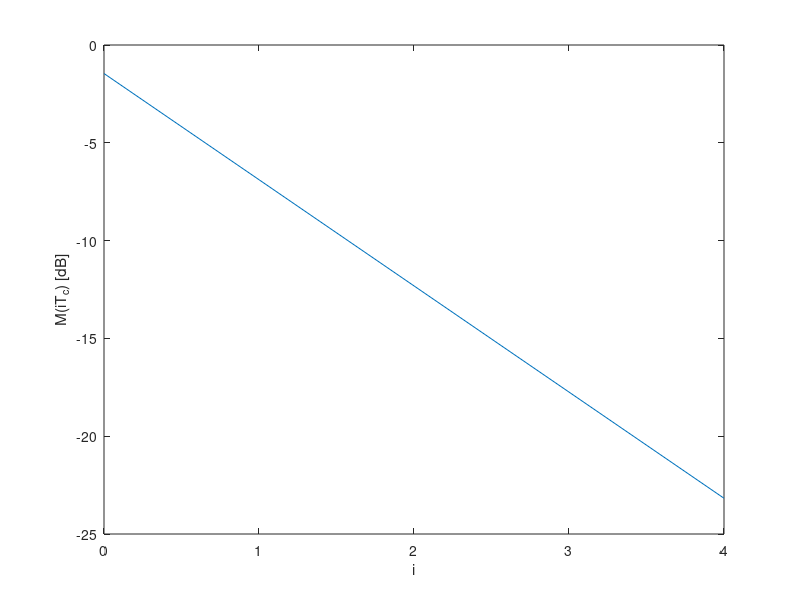

MATLAB code to generate this figure: (Note: this script raises an error after producing the figure.)
close all; clear all; clc;

T = 1; % Symbol period?
tau_rms = 0.2*T;
N_h = 5;
Tc = T/4;

Kpdp = N_h;
tau = transpose((0:Kpdp-1) .* Tc);
pdp = exp(-tau/tau_rms)./tau_rms;
norm_pdp = pdp ./ sum(pdp);


rice_factor = 10^(2 / 10); % 2dB
C = sqrt(rice_factor/(rice_factor+1)); % Assuming normalized pdp
% Md = C^2/rice_factor;       % == 1-C^2
% norm_factor = sum(pdp)/Md;
% norm_pdp = pdp ./norm_factor;

% Plot of the PDP(0..4)
figure;
plot(0:4, 10*log10(norm_pdp(1:5)));
xlabel('i');
ylabel('M(iT_c) [dB]');
print('plot_pdp', '-depsc');

% Table of the PDP(0..4)
fprintf('Normalized PDP values:\n');
for i=0:4
    fprintf('  M(%dT_c) & \\SI{%.3f}{\\dB} \\\\\n', i, 10*log10(norm_pdp(i+1)));
end

fdTc = 25e-5;
fd = fdTc / Tc;
K = 80000;
seed = 1992830049;
h = generate_ch_response(Tc, fd, norm_pdp, C, N_h, K, seed);

% Plot the channel h
Kplot = 12000;
figure;
subplot(1,3,1);
plot(0:Kplot-1, abs(h(1,1:Kplot)));
ylabel('|h_0(kT_c)|');
xlabel('k');
ylim([0 1.5]);
xlim([0 Kplot-1]);
subplot(1,3,2);
plot(0:Kplot-1, abs(h(3,1:Kplot)));
ylabel('|h_2(kT_c)|');
xlabel('k');
ylim([0 1.5]);
xlim([0 Kplot-1]);
subplot(1,3,3);
plot(0:Kplot-1, abs(h(5,1:Kplot)));
ylabel('|h_4(kT_c)|');
xlabel('k');
ylim([0 1.5]);
xlim([0 Kplot-1]);
%set(gcf, 'PaperPosition', [0 0 1600 900])
set(gcf, 'Units','centimeters', 'Position',[0 0 25 10])

%# set size on printed paper
set(gcf, 'PaperUnits','centimeters', 'PaperPosition',[0 0 25 10])
%# WYSIWYG mode: you need to adjust your screen's DPI (*)
set(gcf, 'PaperPositionMode','auto')
print('plot_h_coeff', '-depsc');

fprintf('The coherence time is %.3fT\n', 1/(10*fdTc))

% PSD 
Kf = 80000; % We need the resolution to see D
f = linspace(0, 1/Tc, Kf);
D = classical_doppler_spectrum(f, fd);
kfd = ceil(fdTc*Kf);
D(Kf - kfd +1:Kf) = flip(D(1:kfd));
%D = D ./ sum(D); % Must integrate to 1
theor_spec = D .* (norm_pdp(1) - C^2);
theor_spec(1) = theor_spec(1) + C^2*Kf;
theor_spec(Kf) = theor_spec(1);

welch_D = 5000;
welch_S = 1200;
%welch = psd_welch_estim(transpose(h(1,:)), rectwin(welch_D), welch_D, welch_S, Kf);
welch = pwelch(h(1,:), rectwin(welch_D), welch_S, Kf);

figure;
hold all;

% Draw the vertical line at fd
theor_spec_db = 10*log10(theor_spec);
i_inf = find(theor_spec_db == -Inf);
theor_spec_db(i_inf) = -1000;

plot(f, 10*log10(welch));
plot(f, theor_spec_db);
xlabel('lambda');
ylabel('dB');
legend('Welch', 'Theoretical');
ylim([-40, 10]);
print('plot_psd', '-depsc');

figure;
hold all;
plot(f, 10*log10(welch));
plot(f, theor_spec_db);
xlabel('lambda');
ylabel('dB');
legend('Welch', 'Theoretical');
xlim([0, 3*fd]);
ylim([-20, 30]);
print('plot_psd_detail', '-depsc');

% Histogram of h_0
h_0_abs = abs(h(1,:)) ./ sqrt(norm_pdp(1));
[pdf, a_pdf] = empirical_pdf(h_0_abs, 2048);
a_theo = linspace(0, 3, 2048);
theo_pdf = rice_pdf(a_theo, rice_factor);

figure;
hold all;
plot(a_pdf, pdf);
plot(a_theo, theo_pdf);
xlim([0 3]);
ylim([0 2]);
ylabel('p(a)')
xlabel('a');
legend('Estimated', 'Rice');
print('plot_pdf', '-depsc');
